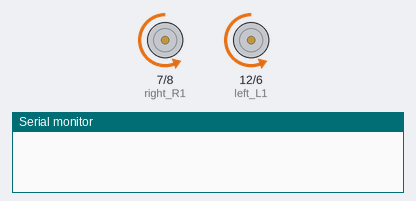
This sketch was run on a simulated Arduino Uno, built with avr-gcc and run on an emulated ATmega328P. On the bench: motor-driver pin pairs drawn as motors (green arrow = first pin HIGH = forward, orange = second pin HIGH = backward, longer = more drive, scaled by the enable pin), the last lines printed to the serial monitor.

Above: at 1.0 s.
At 3.0 s:
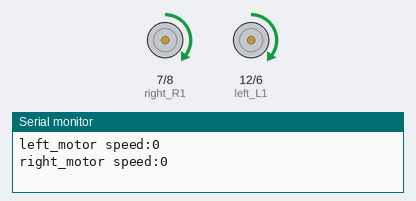
Timing chart, 0 to 5.2 s (numbered marks = the images above):
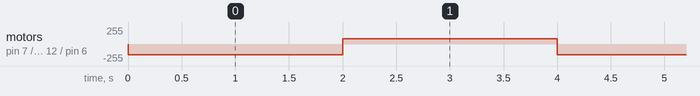

The sketch:

Hall_motor.ino
```cpp
#include <MsTimer2.h>        //timer2
#include <PinChangeInt.h>    //The pin external interruption library.All arduino UNO pins are available.
/***************************define L298P pin***************************/
const int right_R1=7;
const int right_R2=8;
const int PWM_R=9;
const int left_L1=12;
const int left_L2=6;
const int PWM_L=10;
/**************************Interrupt speed count***********************/
#define Hall_left 2             //interrupt pin
#define Direction_left 5
#define Hall_right 3            //interrupt pin
#define Direction_right 4
volatile long count_right = 0;
volatile long count_left = 0;
//////////////////////////setup function//////////////////////////////
void setup() {
  pinMode(right_R1,OUTPUT);      //motor control pin
  pinMode(right_R2,OUTPUT);
  pinMode(left_L1,OUTPUT);
  pinMode(left_L2,OUTPUT);
  pinMode(PWM_R,OUTPUT);
  pinMode(PWM_L,OUTPUT);
  pinMode(Hall_left, INPUT);     //hall pin
  pinMode(Direction_left,INPUT);
  pinMode(Hall_right, INPUT);
  pinMode(Direction_right,INPUT);
  Serial.begin(9600);                       //Opening a serial port,Set the baud rate to 9600
  MsTimer2::set(2000, time2_interrupt);      //The time2_interruptfunction is executed once by 2000ms
  MsTimer2::start();                         //Open the interrupt
  attachPinChangeInterrupt(Hall_left, Encoder_left, CHANGE);          //define interrupt function
  attachPinChangeInterrupt(Hall_right, Encoder_right, CHANGE);        //define interrupt function
}
//////////////////////////loop function//////////////////////////////
void loop() {
  digitalWrite(left_L1,LOW);
  digitalWrite(left_L2,HIGH);
  analogWrite(PWM_L,160);
  digitalWrite(right_R1,LOW);
  digitalWrite(right_R2,HIGH);
  analogWrite(PWM_R,160);
  delay(2000);
  digitalWrite(left_L1,HIGH);
  digitalWrite(left_L2,LOW);
  analogWrite(PWM_L,80);
  digitalWrite(right_R1,HIGH);
  digitalWrite(right_R2,LOW);
  analogWrite(PWM_R,80);
  delay(2000);
}
//////////////////////time2_interrupt function////////////////////////
void time2_interrupt(void){
  Serial.print("left_motor speed:");
  Serial.println(count_left);
  Serial.print("right_motor speed:");
  Serial.println(count_right);
  Serial.println("");
  count_left=count_right=0;
}
///////////////////////hall of the left motor/////////////////////////
void Encoder_left() {
  if(digitalRead(Hall_left)==LOW){
    if(digitalRead(Direction_left)==LOW){count_left ++;}
    else {count_left --;}
    }
  else{
    if(digitalRead(Direction_left)==LOW){count_left --;}
    else {count_left ++;}
    }
}
///////////////////////hall of the right motor/////////////////////////
void Encoder_right() {
  if(digitalRead(Hall_right)==LOW){
    if(digitalRead(Direction_right)==LOW){count_right --;}
    else {count_right ++;}
    }
  else{
    if(digitalRead(Direction_right)==LOW){count_right ++;}
    else {count_right --;}
    }
}
```

Measured:
- by itself, motor on pin 7 (right_R1) / pin 8 (right_R2), motor on pin 12 (left_L1) / pin 6 (left_L2): alternates backward 160/255 for 2.0 s and forward 80/255 for 2.0 s
